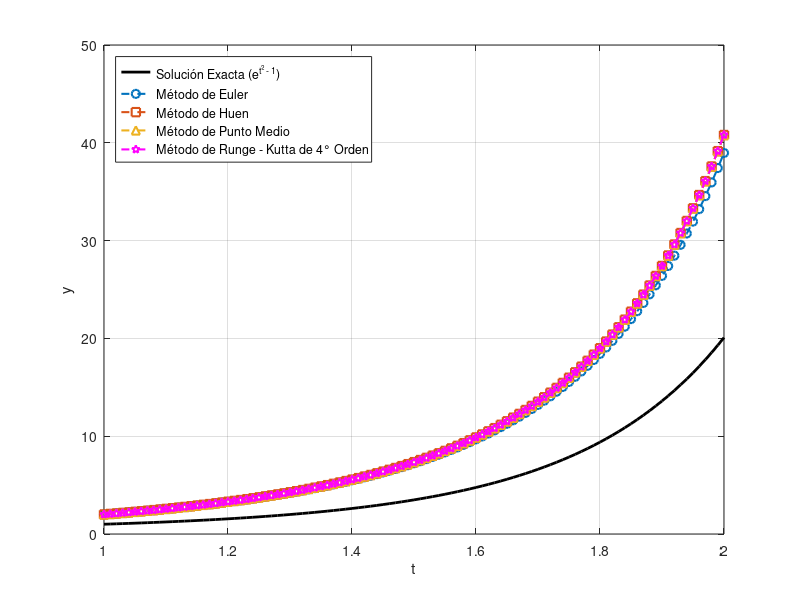

The MATLAB source for this figure:
% Santos Cruz Lair Abraham - 322266395 
% Análisis Numérico - Grupo 5
% Unidad 5, Código 5 - Métodos de Euler, Huen, Punto Medio y Runge-Kutta
% de 4° Orden

clear;close all;clc

% -----------------------------------------------------------------------
% Definimos el problema
% -----------------------------------------------------------------------

y0 = 2; % Condición inicial
h = 0.01; % Paso
t0 = 1; % Tiempo inicial
tf = 2; % Tiempo final
t = t0:h:tf; % Vector de t
n = length(t);
dydt = @(t, y) t^2 * y + 3*t; % EDO
y_real = exp(t.^2) .* exp(-1);


% -----------------------------------------------------------------------
% Método de Euler
% -----------------------------------------------------------------------

% Inicializamos vectores
y_euler = zeros(1, n);
et_euler = zeros(1, n);

% Condición inicial
y_euler(1) = y0;

% Implementación

fprintf("Método de Euler: \n");

for i = 1: n - 1
    % Fórmula
    y_euler(i + 1) = y_euler(i) + h * dydt(t(i), y_euler(i));

    % Error
    et_euler(i + 1) = abs((y_real(i + 1) - y_euler(i + 1))/y_real(i + 1)) * 100;

    % Impresión de resultados
    fprintf("%d. t: %.4f, Solución experimental: %.4f, Solución real: %.4f, Error: %.4f%%\n", i, t(i + 1), y_euler(i + 1), y_real(i + 1), et_euler(i + 1));
end

fprintf("\n");

% -----------------------------------------------------------------------
% Método de Huen
% -----------------------------------------------------------------------

% Inicializamos vectores
y_huen = zeros(1, n);
et_huen = zeros(1, n);

% Condición inicial
y_huen(1) = y0;

% Implementación
fprintf("Método de Huen:\n")

for i = 1: n - 1
    % Ecuación predictora
    y_pred = y_huen(i) + h * dydt(t(i), y_huen(i));

    % Corrector
    y_huen(i + 1) = y_huen(i) + (h/2)*(dydt(t(i), y_huen(i)) + dydt(t(i + 1), y_pred));

    % Error
    et_huen(i + 1) = abs((y_real(i + 1) - y_huen(i + 1))/y_real(i + 1)) * 100;

    % Impresión de resultados
    fprintf("%d. t: %.4f, Solución experimental: %.4f, Solución real: %.4f, Error: %.4f%%\n", i, t(i + 1), y_huen(i + 1), y_real(i + 1), et_huen(i + 1));
end

fprintf("\n");

% -----------------------------------------------------------------------
% Método de Punto Medio
% -----------------------------------------------------------------------

% Inicializamos vectores
y_pm = zeros(1, n);
et_pm = zeros(1, n);

% Condición inicial
y_pm(1) = y0;

% Implementación
fprintf("Método del Punto Medio: \n")

for i = 1: n - 1
    % Puntos medios
    tm = t(i) + h/2; 
    ym = y_pm(i) + (h/2)*(dydt(t(i), y_pm(i)));

    % Aplicación
    y_pm(i + 1) = y_pm(i) + h*dydt(tm, ym);

    % Error
    et_pm(i + 1) = abs((y_real(i + 1) - y_pm(i + 1))/y_real(i + 1)) * 100;

    % Impresión de resultados
    fprintf("%d. t: %.4f, Solución experimental: %.4f, Solución real: %.4f, Error: %.4f%%\n", i, t(i + 1), y_pm(i + 1), y_real(i + 1), et_pm(i + 1));
end

fprintf("\n");

% -----------------------------------------------------------------------
% Método de Runge - Kutta 4° Orden
% -----------------------------------------------------------------------

% Inicializamos vectores
y_rk = zeros(1, n);
et_rk = zeros(1, n);

% Condición inicial
y_rk(1) = y0;

% Implementación

fprintf(" Método de Runge - Kutta de 4° Orden:\n");

for i = 1: n - 1
    % Definimos K
    k1 = dydt(t(i), y_rk(i));
    k2 = dydt(t(i) + h/2, y_rk(i) + h/2 * k1);
    k3 = dydt(t(i) + h/2, y_rk(i) + h/2 * k2);
    k4 = dydt(t(i) + h, y_rk(i) + h * k3);

    % Aplicación
    y_rk(i + 1) = y_rk(i) + (h/6) * (k1 + 2*k2 + 2*k3 + k4);

    % Error
    et_rk(i + 1) = abs((y_real(i + 1) - y_rk(i + 1))/y_real(i + 1)) * 100;

    % Impresión de resultados
    fprintf("%d. t: %.4f, Solución experimental: %.4f, Solución real: %.4f, Error: %.4f%%\n", i, t(i + 1), y_rk(i + 1), y_real(i + 1), et_rk(i + 1));
end

fprintf("\n");

% -----------------------------------------------------------------------
% Gráfica de resultados
% -----------------------------------------------------------------------

figure;
plot(t, y_real, 'k-', 'LineWidth', 2); % Solución real
hold on
plot(t, y_euler, '--o', 'LineWidth', 1.5); % Euler
plot(t, y_huen, '--s', 'LineWidth', 1.5); % Huen
plot(t, y_pm, '--^', 'LineWidth', 1.5); % Punto Medio
plot(t, y_rk, '--pm', 'LineWidth', 1.5); % Runge - Kutta

% Etiquetas y Leyendas
xlabel('t');
ylabel('y');
legend('Solución Exacta (e^{t^2 - 1})', 'Método de Euler', ...
    'Método de Huen', 'Método de Punto Medio', ...
    'Método de Runge - Kutta de 4° Orden', 'Location', 'NorthWest');
grid on;
